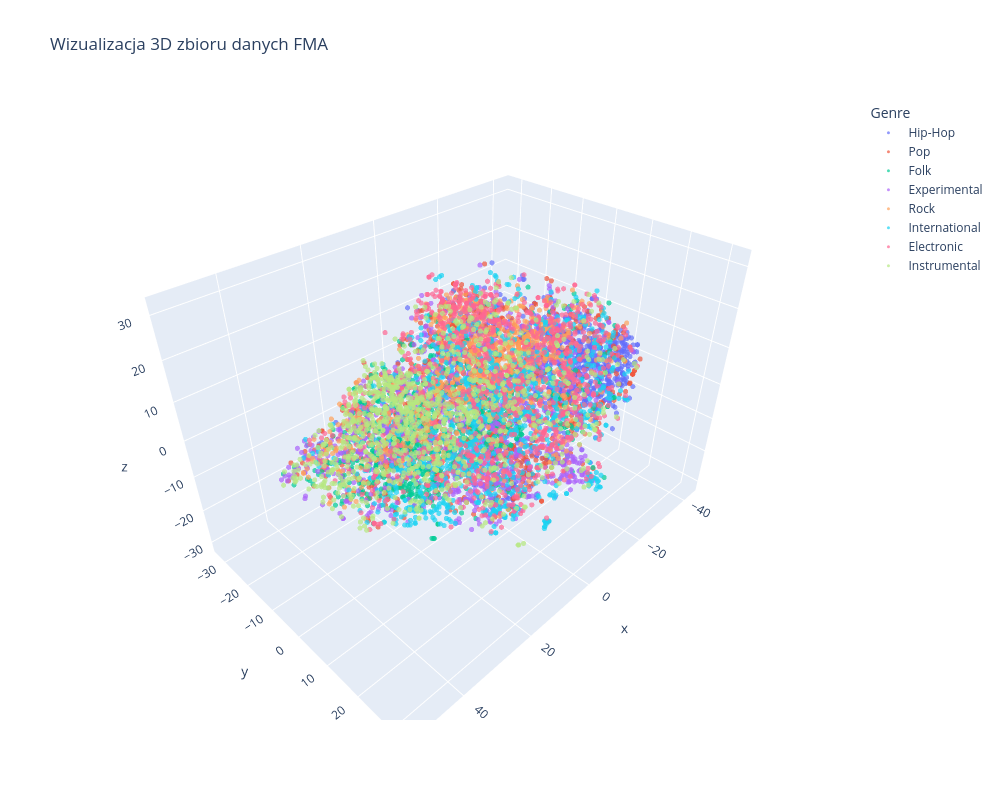

Notebook code cell kept with this figure:
### Markdown cell above
## Wizualizacja naszej reprezentacji w 3d

### Code cell
from sklearn.manifold import TSNE
import plotly.express as px
import pandas as pd
from sklearn.preprocessing import StandardScaler

def visualise_3d (X,y):

    scaler_vis = StandardScaler()
    X_scaled_vis = scaler_vis.fit_transform(X)

    tsne = TSNE(n_components=3, random_state=42, n_jobs=-1) 
    X_embedded = tsne.fit_transform(X_scaled_vis)


    df_tsne = pd.DataFrame(X_embedded, columns=['x', 'y', 'z'])
    df_tsne['Genre'] = y


    fig = px.scatter_3d(
        df_tsne, 
        x='x', y='y', z='z',
        color='Genre',
        title='Wizualizacja 3D zbioru danych FMA',
        opacity=0.7,
        width=1000,
        height=800
    )

    fig.update_traces(marker=dict(size=3))
    fig.show()
visualise_3d(X,y)

### Figure 1 — Plotly figure (JSON) as saved in the notebook; plotly's stock layout.template omitted (floating-point values rounded to 4 significant figures; data arrays with more than 128 entries replaced by an {"elided": "..."} marker saying what was removed)
{"data": [{"hovertemplate": "Genre=Hip-Hop<br>x=%{x}<br>y=%{y}<br>z=%{z}<extra></extra>", "legendgroup": "Hip-Hop", "marker": {"color": "#636efa", "opacity": 0.7, "size": 3, "symbol": "circle"}, "mode": "markers", "name": "Hip-Hop", "scene": "scene", "showlegend": true, "type": "scatter3d", "x": {"elided": "997 float values"}, "y": {"elided": "997 float values"}, "z": {"elided": "997 float values"}}, {"hovertemplate": "Genre=Pop<br>x=%{x}<br>y=%{y}<br>z=%{z}<extra></extra>", "legendgroup": "Pop", "marker": {"color": "#EF553B", "opacity": 0.7, "size": 3, "symbol": "circle"}, "mode": "markers", "name": "Pop", "scene": "scene", "showlegend": true, "type": "scatter3d", "x": {"elided": "1000 float values"}, "y": {"elided": "1000 float values"}, "z": {"elided": "1000 float values"}}, {"hovertemplate": "Genre=Folk<br>x=%{x}<br>y=%{y}<br>z=%{z}<extra></extra>", "legendgroup": "Folk", "marker": {"color": "#00cc96", "opacity": 0.7, "size": 3, "symbol": "circle"}, "mode": "markers", "name": "Folk", "scene": "scene", "showlegend": true, "type": "scatter3d", "x": {"elided": "1000 float values"}, "y": {"elided": "1000 float values"}, "z": {"elided": "1000 float values"}}, {"hovertemplate": "Genre=Experimental<br>x=%{x}<br>y=%{y}<br>z=%{z}<extra></extra>", "legendgroup": "Experimental", "marker": {"color": "#ab63fa", "opacity": 0.7, "size": 3, "symbol": "circle"}, "mode": "markers", "name": "Experimental", "scene": "scene", "showlegend": true, "type": "scatter3d", "x": {"elided": "999 float values"}, "y": {"elided": "999 float values"}, "z": {"elided": "999 float values"}}, {"hovertemplate": "Genre=Rock<br>x=%{x}<br>y=%{y}<br>z=%{z}<extra></extra>", "legendgroup": "Rock", "marker": {"color": "#FFA15A", "opacity": 0.7, "size": 3, "symbol": "circle"}, "mode": "markers", "name": "Rock", "scene": "scene", "showlegend": true, "type": "scatter3d", "x": {"elided": "999 float values"}, "y": {"elided": "999 float values"}, "z": {"elided": "999 float values"}}, {"hovertemplate": "Genre=International<br>x=%{x}<br>y=%{y}<br>z=%{z}<extra></extra>", "legendgroup": "International", "marker": {"color": "#19d3f3", "opacity": 0.7, "size": 3, "symbol": "circle"}, "mode": "markers", "name": "International", "scene": "scene", "showlegend": true, "type": "scatter3d", "x": {"elided": "1000 float values"}, "y": {"elided": "1000 float values"}, "z": {"elided": "1000 float values"}}, {"hovertemplate": "Genre=Electronic<br>x=%{x}<br>y=%{y}<br>z=%{z}<extra></extra>", "legendgroup": "Electronic", "marker": {"color": "#FF6692", "opacity": 0.7, "size": 3, "symbol": "circle"}, "mode": "markers", "name": "Electronic", "scene": "scene", "showlegend": true, "type": "scatter3d", "x": {"elided": "999 float values"}, "y": {"elided": "999 float values"}, "z": {"elided": "999 float values"}}, {"hovertemplate": "Genre=Instrumental<br>x=%{x}<br>y=%{y}<br>z=%{z}<extra></extra>", "legendgroup": "Instrumental", "marker": {"color": "#B6E880", "opacity": 0.7, "size": 3, "symbol": "circle"}, "mode": "markers", "name": "Instrumental", "scene": "scene", "showlegend": true, "type": "scatter3d", "x": {"elided": "1000 float values"}, "y": {"elided": "1000 float values"}, "z": {"elided": "1000 float values"}}], "layout": {"height": 800, "legend": {"title": {"text": "Genre"}, "tracegroupgap": 0}, "scene": {"domain": {"x": [0, 1], "y": [0, 1]}, "xaxis": {"title": {"text": "x"}}, "yaxis": {"title": {"text": "y"}}, "zaxis": {"title": {"text": "z"}}}, "title": {"text": "Wizualizacja 3D zbioru danych FMA"}, "width": 1000}}
